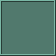
     <widget class="QFrame" name="frame_21">
      <property name="geometry">
       <rect>
        <x>580</x>
        <y>0</y>
        <width>56</width>
        <height>56</height>
       </rect>
      </property>
      <property name="palette">
       <palette>
        <active>
         <colorrole role="WindowText">
          <brush brushstyle="SolidPattern">
           <color alpha="255">
            <red>185</red>
            <green>198</green>
            <blue>185</blue>
           </color>
          </brush>
         </colorrole>
         <colorrole role="Button">
          <brush brushstyle="SolidPattern">
           <color alpha="255">
            <red>81</red>
            <green>121</green>
            <blue>109</blue>
           </color>
          </brush>
         </colorrole>
         <colorrole role="Light">
          <brush brushstyle="SolidPattern">
           <color alpha="255">
            <red>121</red>
            <green>182</green>
            <blue>164</blue>
           </color>
          </brush>
         </colorrole>
         <colorrole role="Midlight">
          <brush brushstyle="SolidPattern">
           <color alpha="255">
            <red>101</red>
            <green>151</green>
            <blue>136</blue>
           </color>
          </brush>
         </colorrole>
         <colorrole role="Dark">
          <brush brushstyle="SolidPattern">
           <color alpha="255">
            <red>40</red>
            <green>60</green>
            <blue>54</blue>
           </color>
          </brush>
         </colorrole>
         <colorrole role="Mid">
          <brush brushstyle="SolidPattern">
           <color alpha="255">
            <red>54</red>
            <green>80</green>
            <blue>72</blue>
           </color>
          </brush>
         </colorrole>
         <colorrole role="Text">
          <brush brushstyle="SolidPattern">
           <color alpha="255">
            <red>185</red>
            <green>198</green>
            <blue>185</blue>
           </color>
          </brush>
         </colorrole>
         <colorrole role="BrightText">
          <brush brushstyle="SolidPattern">
           <color alpha="255">
            <red>255</red>
            <green>255</green>
            <blue>255</blue>
           </color>
          </brush>
         </colorrole>
         <colorrole role="ButtonText">
          <brush brushstyle="SolidPattern">
           <color alpha="255">
            <red>255</red>
            <green>255</green>
            <blue>255</blue>
           </color>
          </brush>
         </colorrole>
         <colorrole role="Base">
          <brush brushstyle="SolidPattern">
           <color alpha="255">
            <red>0</red>
            <green>0</green>
            <blue>0</blue>
           </color>
          </brush>
         </colorrole>
         <colorrole role="Window">
          <brush brushstyle="SolidPattern">
           <color alpha="255">
            <red>81</red>
            <green>121</green>
            <blue>109</blue>
           </color>
          </brush>
         </colorrole>
         <colorrole role="Shadow">
          <brush brushstyle="SolidPattern">
           <color alpha="255">
            <red>0</red>
            <green>0</green>
            <blue>0</blue>
           </color>
          </brush>
         </colorrole>
         <colorrole role="AlternateBase">
          <brush brushstyle="SolidPattern">
           <color alpha="255">
            <red>40</red>
            <green>60</green>
            <blue>54</blue>
           </color>
          </brush>
         </colorrole>
         <colorrole role="ToolTipBase">
          <brush brushstyle="SolidPattern">
           <color alpha="255">
            <red>255</red>
            <green>255</green>
            <blue>220</blue>
           </color>
          </brush>
         </colorrole>
         <colorrole role="ToolTipText">
          <brush brushstyle="SolidPattern">
           <color alpha="255">
            <red>0</red>
            <green>0</green>
            <blue>0</blue>
           </color>
          </brush>
         </colorrole>
        </active>
        <inactive>
         <colorrole role="WindowText">
          <brush brushstyle="SolidPattern">
           <color alpha="255">
            <red>185</red>
            <green>198</green>
            <blue>185</blue>
           </color>
          </brush>
         </colorrole>
         <colorrole role="Button">
          <brush brushstyle="SolidPattern">
           <color alpha="255">
            <red>81</red>
            <green>121</green>
            <blue>109</blue>
           </color>
          </brush>
         </colorrole>
         <colorrole role="Light">
          <brush brushstyle="SolidPattern">
           <color alpha="255">
            <red>121</red>
            <green>182</green>
            <blue>164</blue>
           </color>
          </brush>
         </colorrole>
         <colorrole role="Midlight">
          <brush brushstyle="SolidPattern">
           <color alpha="255">
            <red>101</red>
            <green>151</green>
            <blue>136</blue>
           </color>
          </brush>
         </colorrole>
         <colorrole role="Dark">
          <brush brushstyle="SolidPattern">
           <color alpha="255">
            <red>40</red>
            <green>60</green>
            <blue>54</blue>
           </color>
          </brush>
         </colorrole>
         <colorrole role="Mid">
          <brush brushstyle="SolidPattern">
           <color alpha="255">
            <red>54</red>
            <green>80</green>
            <blue>72</blue>
           </color>
          </brush>
         </colorrole>
         <colorrole role="Text">
          <brush brushstyle="SolidPattern">
           <color alpha="255">
            <red>185</red>
            <green>198</green>
            <blue>185</blue>
           </color>
          </brush>
         </colorrole>
         <colorrole role="BrightText">
          <brush brushstyle="SolidPattern">
           <color alpha="255">
            <red>255</red>
            <green>255</green>
            <blue>255</blue>
           </color>
          </brush>
         </colorrole>
         <colorrole role="ButtonText">
          <brush brushstyle="SolidPattern">
           <color alpha="255">
            <red>255</red>
            <green>255</green>
            <blue>255</blue>
           </color>
          </brush>
         </colorrole>
         <colorrole role="Base">
          <brush brushstyle="SolidPattern">
           <color alpha="255">
            <red>0</red>
            <green>0</green>
            <blue>0</blue>
           </color>
          </brush>
         </colorrole>
         <colorrole role="Window">
          <brush brushstyle="SolidPattern">
           <color alpha="255">
            <red>81</red>
            <green>121</green>
            <blue>109</blue>
           </color>
          </brush>
         </colorrole>
         <colorrole role="Shadow">
          <brush brushstyle="SolidPattern">
           <color alpha="255">
            <red>0</red>
            <green>0</green>
            <blue>0</blue>
           </color>
          </brush>
         </colorrole>
         <colorrole role="AlternateBase">
          <brush brushstyle="SolidPattern">
           <color alpha="255">
            <red>40</red>
            <green>60</green>
            <blue>54</blue>
           </color>
          </brush>
         </colorrole>
         <colorrole role="ToolTipBase">
          <brush brushstyle="SolidPattern">
           <color alpha="255">
            <red>255</red>
            <green>255</green>
            <blue>220</blue>
           </color>
          </brush>
         </colorrole>
         <colorrole role="ToolTipText">
          <brush brushstyle="SolidPattern">
           <color alpha="255">
            <red>0</red>
            <green>0</green>
            <blue>0</blue>
           </color>
          </brush>
         </colorrole>
        </inactive>
        <disabled>
         <colorrole role="WindowText">
          <brush brushstyle="SolidPattern">
           <color alpha="255">
            <red>40</red>
            <green>60</green>
            <blue>54</blue>
           </color>
          </brush>
         </colorrole>
         <colorrole role="Button">
          <brush brushstyle="SolidPattern">
           <color alpha="255">
            <red>81</red>
            <green>121</green>
            <blue>109</blue>
           </color>
          </brush>
         </colorrole>
         <colorrole role="Light">
          <brush brushstyle="SolidPattern">
           <color alpha="255">
            <red>121</red>
            <green>182</green>
            <blue>164</blue>
           </color>
          </brush>
         </colorrole>
         <colorrole role="Midlight">
          <brush brushstyle="SolidPattern">
           <color alpha="255">
            <red>101</red>
            <green>151</green>
            <blue>136</blue>
           </color>
          </brush>
         </colorrole>
         <colorrole role="Dark">
          <brush brushstyle="SolidPattern">
           <color alpha="255">
            <red>40</red>
            <green>60</green>
            <blue>54</blue>
           </color>
          </brush>
         </colorrole>
         <colorrole role="Mid">
          <brush brushstyle="SolidPattern">
           <color alpha="255">
            <red>54</red>
            <green>80</green>
            <blue>72</blue>
           </color>
          </brush>
         </colorrole>
         <colorrole role="Text">
          <brush brushstyle="SolidPattern">
           <color alpha="255">
            <red>40</red>
            <green>60</green>
            <blue>54</blue>
           </color>
          </brush>
         </colorrole>
         <colorrole role="BrightText">
          <brush brushstyle="SolidPattern">
           <color alpha="255">
            <red>255</red>
            <green>255</green>
            <blue>255</blue>
           </color>
          </brush>
         </colorrole>
         <colorrole role="ButtonText">
          <brush brushstyle="SolidPattern">
           <color alpha="255">
            <red>40</red>
            <green>60</green>
            <blue>54</blue>
           </color>
          </brush>
         </colorrole>
         <colorrole role="Base">
          <brush brushstyle="SolidPattern">
           <color alpha="255">
            <red>81</red>
            <green>121</green>
            <blue>109</blue>
           </color>
          </brush>
         </colorrole>
         <colorrole role="Window">
          <brush brushstyle="SolidPattern">
           <color alpha="255">
            <red>81</red>
            <green>121</green>
            <blue>109</blue>
           </color>
          </brush>
         </colorrole>
         <colorrole role="Shadow">
          <brush brushstyle="SolidPattern">
           <color alpha="255">
            <red>0</red>
            <green>0</green>
            <blue>0</blue>
           </color>
          </brush>
         </colorrole>
         <colorrole role="AlternateBase">
          <brush brushstyle="SolidPattern">
           <color alpha="255">
            <red>81</red>
            <green>121</green>
            <blue>109</blue>
           </color>
          </brush>
         </colorrole>
         <colorrole role="ToolTipBase">
          <brush brushstyle="SolidPattern">
           <color alpha="255">
            <red>255</red>
            <green>255</green>
            <blue>220</blue>
           </color>
          </brush>
         </colorrole>
         <colorrole role="ToolTipText">
          <brush brushstyle="SolidPattern">
           <color alpha="255">
            <red>0</red>
            <green>0</green>
            <blue>0</blue>
           </color>
          </brush>
         </colorrole>
        </disabled>
       </palette>
      </property>
      <property name="frameShape">
       <enum>QFrame::Box</enum>
      </property>
      <property name="frameShadow">
       <enum>QFrame::Raised</enum>
      </property>
      <property name="lineWidth">
       <number>1</number>
      </property>
      <property name="midLineWidth">
       <number>0</number>
      </property>
      <widget class="QPushButton" name="pushButton_changePageA">
       <property name="enabled">
        <bool>true</bool>
       </property>
       <property name="geometry">
        <rect>
         <x>2</x>
         <y>3</y>
         <width>25</width>
         <height>25</height>
        </rect>
       </property>
       <property name="text">
        <string/>
       </property>
       <property name="icon">
        <iconset>
         <normaloff>icons/publishToolIcon/connerA.png</normaloff>icons/publishToolIcon/connerA.png</iconset>
       </property>
       <property name="iconSize">
        <size>
         <width>25</width>
         <height>25</height>
        </size>
       </property>
       <property name="checkable">
        <bool>true</bool>
       </property>
       <property name="autoDefault">
        <bool>false</bool>
       </property>
       <property name="default">
        <bool>false</bool>
       </property>
       <property name="flat">
        <bool>true</bool>
       </property>
      </widget>
      <widget class="QPushButton" name="pushButton_changePageB">
       <property name="enabled">
        <bool>true</bool>
       </property>
       <property name="geometry">
        <rect>
         <x>27</x>
         <y>3</y>
         <width>25</width>
         <height>25</height>
        </rect>
       </property>
       <property name="text">
        <string/>
       </property>
       <property name="icon">
        <iconset>
         <normaloff>icons/publishToolIcon/connerB.png</normaloff>icons/publishToolIcon/connerB.png</iconset>
       </property>
       <property name="iconSize">
        <size>
         <width>25</width>
         <height>25</height>
        </size>
       </property>
       <property name="checkable">
        <bool>true</bool>
       </property>
       <property name="autoDefault">
        <bool>false</bool>
       </property>
       <property name="default">
        <bool>false</bool>
       </property>
       <property name="flat">
        <bool>true</bool>
       </property>
      </widget>
      <widget class="QPushButton" name="pushButton_changePageC">
       <property name="enabled">
        <bool>true</bool>
       </property>
       <property name="geometry">
        <rect>
         <x>2</x>
         <y>28</y>
         <width>25</width>
         <height>25</height>
        </rect>
       </property>
       <property name="text">
        <string/>
       </property>
       <property name="icon">
        <iconset>
         <normaloff>icons/publishToolIcon/connerC.png</normaloff>icons/publishToolIcon/connerC.png</iconset>
       </property>
       <property name="iconSize">
        <size>
         <width>25</width>
         <height>25</height>
        </size>
       </property>
       <property name="checkable">
        <bool>true</bool>
       </property>
       <property name="autoDefault">
        <bool>false</bool>
       </property>
       <property name="default">
        <bool>false</bool>
       </property>
       <property name="flat">
        <bool>true</bool>
       </property>
      </widget>
      <widget class="QPushButton" name="pushButton_changePageD">
       <property name="enabled">
        <bool>true</bool>
       </property>
       <property name="geometry">
        <rect>
         <x>27</x>
         <y>28</y>
         <width>25</width>
         <height>25</height>
        </rect>
       </property>
       <property name="text">
        <string/>
       </property>
       <property name="icon">
        <iconset>
         <normaloff>icons/publishToolIcon/connerD.png</normaloff>icons/publishToolIcon/connerD.png</iconset>
       </property>
       <property name="iconSize">
        <size>
         <width>25</width>
         <height>25</height>
        </size>
       </property>
       <property name="checkable">
        <bool>true</bool>
       </property>
       <property name="autoDefault">
        <bool>false</bool>
       </property>
       <property name="default">
        <bool>false</bool>
       </property>
       <property name="flat">
        <bool>true</bool>
       </property>
      </widget>
     </widget>
